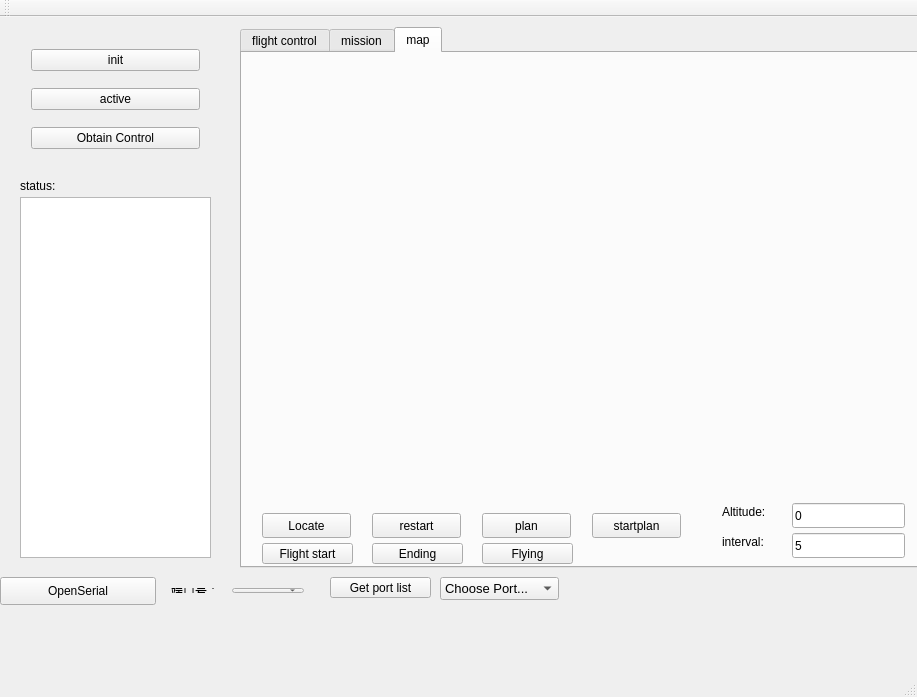
<?xml version="1.0" encoding="UTF-8"?>
<ui version="4.0">
 <class>MainWindow</class>
 <widget class="QMainWindow" name="MainWindow">
  <property name="geometry">
   <rect>
    <x>0</x>
    <y>0</y>
    <width>917</width>
    <height>697</height>
   </rect>
  </property>
  <property name="windowTitle">
   <string>MainWindow</string>
  </property>
  <widget class="QWidget" name="centralWidget">
   <widget class="QPushButton" name="openButton">
    <property name="geometry">
     <rect>
      <x>0</x>
      <y>560</y>
      <width>156</width>
      <height>28</height>
     </rect>
    </property>
    <property name="text">
     <string>OpenSerial</string>
    </property>
   </widget>
   <widget class="QWidget" name="layoutWidget_4">
    <property name="geometry">
     <rect>
      <x>160</x>
      <y>560</y>
      <width>155</width>
      <height>27</height>
     </rect>
    </property>
    <layout class="QHBoxLayout" name="horizontalLayout_6">
     <item>
      <widget class="QLabel" name="label_7">
       <property name="text">
        <string>端口号：</string>
       </property>
      </widget>
     </item>
     <item>
      <widget class="QComboBox" name="PortBox"/>
     </item>
    </layout>
   </widget>
   <widget class="QTextEdit" name="textEdit">
    <property name="geometry">
     <rect>
      <x>20</x>
      <y>180</y>
      <width>191</width>
      <height>361</height>
     </rect>
    </property>
   </widget>
   <widget class="QWidget" name="verticalLayoutWidget">
    <property name="geometry">
     <rect>
      <x>20</x>
      <y>10</y>
      <width>191</width>
      <height>144</height>
     </rect>
    </property>
    <layout class="QVBoxLayout" name="verticalLayout">
     <item>
      <widget class="QPushButton" name="pushButton">
       <property name="text">
        <string>init</string>
       </property>
      </widget>
     </item>
     <item>
      <widget class="QPushButton" name="pushButton_2">
       <property name="text">
        <string>active</string>
       </property>
      </widget>
     </item>
     <item>
      <widget class="QPushButton" name="btn_coreSetControl">
       <property name="text">
        <string>Obtain Control</string>
       </property>
      </widget>
     </item>
    </layout>
   </widget>
   <widget class="QLabel" name="label_5">
    <property name="geometry">
     <rect>
      <x>20</x>
      <y>160</y>
      <width>67</width>
      <height>17</height>
     </rect>
    </property>
    <property name="text">
     <string>status:</string>
    </property>
   </widget>
   <widget class="QTabWidget" name="tabWidget">
    <property name="geometry">
     <rect>
      <x>240</x>
      <y>10</y>
      <width>771</width>
      <height>541</height>
     </rect>
    </property>
    <property name="currentIndex">
     <number>2</number>
    </property>
    <widget class="QWidget" name="tab">
     <attribute name="title">
      <string>flight control</string>
     </attribute>
     <widget class="QGroupBox" name="groupBox5">
      <property name="geometry">
       <rect>
        <x>130</x>
        <y>10</y>
        <width>531</width>
        <height>411</height>
       </rect>
      </property>
      <property name="title">
       <string>Low-Level Flight Control</string>
      </property>
      <property name="alignment">
       <set>Qt::AlignCenter</set>
      </property>
      <layout class="QVBoxLayout" name="verticalLayout_3">
       <property name="spacing">
        <number>6</number>
       </property>
       <property name="leftMargin">
        <number>12</number>
       </property>
       <property name="topMargin">
        <number>12</number>
       </property>
       <property name="rightMargin">
        <number>12</number>
       </property>
       <property name="bottomMargin">
        <number>12</number>
       </property>
       <item>
        <layout class="QGridLayout" name="gridLayout">
         <property name="leftMargin">
          <number>6</number>
         </property>
         <property name="topMargin">
          <number>6</number>
         </property>
         <property name="rightMargin">
          <number>6</number>
         </property>
         <property name="bottomMargin">
          <number>6</number>
         </property>
         <item row="0" column="0" rowspan="2">
          <widget class="QGroupBox" name="horizontalControlBox">
           <property name="minimumSize">
            <size>
             <width>110</width>
             <height>88</height>
            </size>
           </property>
           <property name="maximumSize">
            <size>
             <width>272</width>
             <height>234</height>
            </size>
           </property>
           <property name="title">
            <string>Horizontal Control</string>
           </property>
           <property name="alignment">
            <set>Qt::AlignCenter</set>
           </property>
           <property name="checkable">
            <bool>false</bool>
           </property>
           <layout class="QVBoxLayout" name="verticalLayout_23">
            <property name="spacing">
             <number>6</number>
            </property>
            <property name="leftMargin">
             <number>6</number>
            </property>
            <property name="topMargin">
             <number>6</number>
            </property>
            <property name="rightMargin">
             <number>6</number>
            </property>
            <property name="bottomMargin">
             <number>6</number>
            </property>
            <item>
             <widget class="QRadioButton" name="btr_flight_HLA">
              <property name="minimumSize">
               <size>
                <width>0</width>
                <height>20</height>
               </size>
              </property>
              <property name="text">
               <string>Angle</string>
              </property>
              <attribute name="buttonGroup">
               <string notr="true">buttonGroupHorizontal</string>
              </attribute>
             </widget>
            </item>
            <item>
             <widget class="QRadioButton" name="btr_flight_HLV">
              <property name="minimumSize">
               <size>
                <width>0</width>
                <height>20</height>
               </size>
              </property>
              <property name="text">
               <string>Velocity</string>
              </property>
              <property name="checked">
               <bool>true</bool>
              </property>
              <attribute name="buttonGroup">
               <string notr="true">buttonGroupHorizontal</string>
              </attribute>
             </widget>
            </item>
            <item>
             <widget class="QRadioButton" name="btr_flight_HLP">
              <property name="minimumSize">
               <size>
                <width>0</width>
                <height>20</height>
               </size>
              </property>
              <property name="text">
               <string>Position</string>
              </property>
              <attribute name="buttonGroup">
               <string notr="true">buttonGroupHorizontal</string>
              </attribute>
             </widget>
            </item>
            <item>
             <widget class="QRadioButton" name="btr_flight_HLW">
              <property name="minimumSize">
               <size>
                <width>0</width>
                <height>20</height>
               </size>
              </property>
              <property name="text">
               <string>Angular Rate</string>
              </property>
              <property name="checked">
               <bool>false</bool>
              </property>
              <attribute name="buttonGroup">
               <string notr="true">buttonGroupHorizontal</string>
              </attribute>
             </widget>
            </item>
           </layout>
          </widget>
         </item>
         <item row="0" column="1" rowspan="2">
          <widget class="QGroupBox" name="verticalControlBox">
           <property name="minimumSize">
            <size>
             <width>112</width>
             <height>88</height>
            </size>
           </property>
           <property name="maximumSize">
            <size>
             <width>271</width>
             <height>229</height>
            </size>
           </property>
           <property name="title">
            <string>Vertical Control</string>
           </property>
           <property name="alignment">
            <set>Qt::AlignCenter</set>
           </property>
           <layout class="QVBoxLayout" name="verticalLayout_24">
            <property name="spacing">
             <number>6</number>
            </property>
            <property name="leftMargin">
             <number>6</number>
            </property>
            <property name="topMargin">
             <number>6</number>
            </property>
            <property name="rightMargin">
             <number>6</number>
            </property>
            <property name="bottomMargin">
             <number>6</number>
            </property>
            <item>
             <widget class="QRadioButton" name="btr_flight_VLV">
              <property name="minimumSize">
               <size>
                <width>0</width>
                <height>20</height>
               </size>
              </property>
              <property name="text">
               <string>Velocity</string>
              </property>
              <property name="checked">
               <bool>true</bool>
              </property>
              <attribute name="buttonGroup">
               <string notr="true">buttonGroupVertical</string>
              </attribute>
             </widget>
            </item>
            <item>
             <widget class="QRadioButton" name="btr_flight_VLP">
              <property name="minimumSize">
               <size>
                <width>0</width>
                <height>20</height>
               </size>
              </property>
              <property name="text">
               <string>Position</string>
              </property>
              <property name="checked">
               <bool>false</bool>
              </property>
              <attribute name="buttonGroup">
               <string notr="true">buttonGroupVertical</string>
              </attribute>
             </widget>
            </item>
            <item>
             <widget class="QRadioButton" name="btr_flight_VLT">
              <property name="minimumSize">
               <size>
                <width>0</width>
                <height>20</height>
               </size>
              </property>
              <property name="text">
               <string>Thrust</string>
              </property>
              <attribute name="buttonGroup">
               <string notr="true">buttonGroupVertical</string>
              </attribute>
             </widget>
            </item>
           </layout>
          </widget>
         </item>
         <item row="0" column="2">
          <widget class="QGroupBox" name="groupBox9">
           <property name="minimumSize">
            <size>
             <width>110</width>
             <height>62</height>
            </size>
           </property>
           <property name="maximumSize">
            <size>
             <width>272</width>
             <height>140</height>
            </size>
           </property>
           <property name="title">
            <string>Stable Mode</string>
           </property>
           <property name="alignment">
            <set>Qt::AlignCenter</set>
           </property>
           <layout class="QVBoxLayout" name="verticalLayout_4">
            <property name="spacing">
             <number>6</number>
            </property>
            <property name="leftMargin">
             <number>6</number>
            </property>
            <property name="topMargin">
             <number>6</number>
            </property>
            <property name="rightMargin">
             <number>6</number>
            </property>
            <property name="bottomMargin">
             <number>6</number>
            </property>
            <item>
             <widget class="QRadioButton" name="btr_flight_SMD">
              <property name="minimumSize">
               <size>
                <width>0</width>
                <height>20</height>
               </size>
              </property>
              <property name="text">
               <string>Disable</string>
              </property>
              <attribute name="buttonGroup">
               <string notr="true">buttonGroupStable</string>
              </attribute>
             </widget>
            </item>
            <item>
             <widget class="QRadioButton" name="btr_flight_SME">
              <property name="minimumSize">
               <size>
                <width>0</width>
                <height>20</height>
               </size>
              </property>
              <property name="text">
               <string>Enable</string>
              </property>
              <property name="checked">
               <bool>true</bool>
              </property>
              <attribute name="buttonGroup">
               <string notr="true">buttonGroupStable</string>
              </attribute>
             </widget>
            </item>
           </layout>
          </widget>
         </item>
         <item row="0" column="3">
          <widget class="QGroupBox" name="groupBox7">
           <property name="minimumSize">
            <size>
             <width>110</width>
             <height>62</height>
            </size>
           </property>
           <property name="maximumSize">
            <size>
             <width>271</width>
             <height>140</height>
            </size>
           </property>
           <property name="title">
            <string>Coordinate Frame</string>
           </property>
           <property name="alignment">
            <set>Qt::AlignCenter</set>
           </property>
           <layout class="QVBoxLayout" name="verticalLayout_26">
            <property name="spacing">
             <number>6</number>
            </property>
            <property name="leftMargin">
             <number>6</number>
            </property>
            <property name="topMargin">
             <number>6</number>
            </property>
            <property name="rightMargin">
             <number>6</number>
            </property>
            <property name="bottomMargin">
             <number>6</number>
            </property>
            <item>
             <widget class="QRadioButton" name="btr_flight_CLG">
              <property name="minimumSize">
               <size>
                <width>0</width>
                <height>20</height>
               </size>
              </property>
              <property name="text">
               <string>Ground</string>
              </property>
              <attribute name="buttonGroup">
               <string notr="true">buttonGroupFrame</string>
              </attribute>
             </widget>
            </item>
            <item>
             <widget class="QRadioButton" name="btr_flight_CLB">
              <property name="minimumSize">
               <size>
                <width>0</width>
                <height>20</height>
               </size>
              </property>
              <property name="text">
               <string>Body</string>
              </property>
              <property name="checked">
               <bool>true</bool>
              </property>
              <attribute name="buttonGroup">
               <string notr="true">buttonGroupFrame</string>
              </attribute>
             </widget>
            </item>
           </layout>
          </widget>
         </item>
         <item row="1" column="2" colspan="2">
          <widget class="QGroupBox" name="yawBox">
           <property name="maximumSize">
            <size>
             <width>555</width>
             <height>600</height>
            </size>
           </property>
           <property name="title">
            <string>Yaw Logic</string>
           </property>
           <property name="alignment">
            <set>Qt::AlignCenter</set>
           </property>
           <layout class="QHBoxLayout" name="horizontalLayout_2">
            <property name="spacing">
             <number>6</number>
            </property>
            <property name="leftMargin">
             <number>6</number>
            </property>
            <property name="topMargin">
             <number>6</number>
            </property>
            <property name="rightMargin">
             <number>6</number>
            </property>
            <property name="bottomMargin">
             <number>6</number>
            </property>
            <item>
             <widget class="QRadioButton" name="yawAngleButton">
              <property name="text">
               <string>Yaw Angle</string>
              </property>
              <property name="checked">
               <bool>true</bool>
              </property>
              <attribute name="buttonGroup">
               <string notr="true">buttonGroupYaw</string>
              </attribute>
             </widget>
            </item>
            <item>
             <widget class="QRadioButton" name="yawRateButton">
              <property name="text">
               <string>Yaw Rate</string>
              </property>
              <attribute name="buttonGroup">
               <string notr="true">buttonGroupYaw</string>
              </attribute>
             </widget>
            </item>
           </layout>
          </widget>
         </item>
        </layout>
       </item>
       <item>
        <layout class="QVBoxLayout" name="ControlValues">
         <property name="spacing">
          <number>0</number>
         </property>
         <property name="sizeConstraint">
          <enum>QLayout::SetDefaultConstraint</enum>
         </property>
         <item>
          <widget class="QFrame" name="xControlValues">
           <property name="minimumSize">
            <size>
             <width>436</width>
             <height>42</height>
            </size>
           </property>
           <property name="frameShape">
            <enum>QFrame::StyledPanel</enum>
           </property>
           <property name="frameShadow">
            <enum>QFrame::Raised</enum>
           </property>
           <layout class="QGridLayout" name="gridLayout_3">
            <property name="leftMargin">
             <number>6</number>
            </property>
            <property name="topMargin">
             <number>6</number>
            </property>
            <property name="rightMargin">
             <number>6</number>
            </property>
            <property name="bottomMargin">
             <number>6</number>
            </property>
            <property name="spacing">
             <number>6</number>
            </property>
            <item row="0" column="4">
             <widget class="QLabel" name="xControlMax">
              <property name="text">
               <string>100</string>
              </property>
             </widget>
            </item>
            <item row="0" column="0">
             <widget class="QLineEdit" name="xControlModeText">
              <property name="sizePolicy">
               <sizepolicy hsizetype="Expanding" vsizetype="Fixed">
                <horstretch>0</horstretch>
                <verstretch>0</verstretch>
               </sizepolicy>
              </property>
              <property name="maximumSize">
               <size>
                <width>150</width>
                <height>16777215</height>
               </size>
              </property>
              <property name="text">
               <string>X:</string>
              </property>
             </widget>
            </item>
            <item row="0" column="2">
             <widget class="QLabel" name="xControlMin">
              <property name="text">
               <string>0</string>
              </property>
             </widget>
            </item>
            <item row="0" column="3">
             <widget class="QSlider" name="xControlSlider">
              <property name="minimumSize">
               <size>
                <width>200</width>
                <height>0</height>
               </size>
              </property>
              <property name="orientation">
               <enum>Qt::Horizontal</enum>
              </property>
             </widget>
            </item>
            <item row="0" column="1">
             <widget class="QDoubleSpinBox" name="xControlSpinBox"/>
            </item>
           </layout>
           <zorder>xControlSlider</zorder>
           <zorder>xControlModeText</zorder>
           <zorder>xControlMin</zorder>
           <zorder>xControlMax</zorder>
           <zorder>xControlSpinBox</zorder>
          </widget>
         </item>
         <item>
          <widget class="QFrame" name="yControlValues">
           <property name="minimumSize">
            <size>
             <width>0</width>
             <height>41</height>
            </size>
           </property>
           <property name="frameShape">
            <enum>QFrame::StyledPanel</enum>
           </property>
           <property name="frameShadow">
            <enum>QFrame::Raised</enum>
           </property>
           <layout class="QGridLayout" name="gridLayout_4">
            <property name="leftMargin">
             <number>6</number>
            </property>
            <property name="topMargin">
             <number>6</number>
            </property>
            <property name="rightMargin">
             <number>6</number>
            </property>
            <property name="bottomMargin">
             <number>6</number>
            </property>
            <property name="spacing">
             <number>6</number>
            </property>
            <item row="0" column="2">
             <widget class="QLabel" name="yControlMin">
              <property name="text">
               <string>0</string>
              </property>
             </widget>
            </item>
            <item row="0" column="3">
             <widget class="QSlider" name="yControlSlider">
              <property name="minimumSize">
               <size>
                <width>200</width>
                <height>0</height>
               </size>
              </property>
              <property name="orientation">
               <enum>Qt::Horizontal</enum>
              </property>
             </widget>
            </item>
            <item row="0" column="4">
             <widget class="QLabel" name="yControlMax">
              <property name="text">
               <string>100</string>
              </property>
             </widget>
            </item>
            <item row="0" column="0">
             <widget class="QLineEdit" name="yControlModeText">
              <property name="maximumSize">
               <size>
                <width>150</width>
                <height>16777215</height>
               </size>
              </property>
              <property name="text">
               <string>Y:</string>
              </property>
             </widget>
            </item>
            <item row="0" column="1">
             <widget class="QDoubleSpinBox" name="yControlSpinBox"/>
            </item>
           </layout>
          </widget>
         </item>
         <item>
          <widget class="QFrame" name="zControlValues">
           <property name="minimumSize">
            <size>
             <width>0</width>
             <height>42</height>
            </size>
           </property>
           <property name="frameShape">
            <enum>QFrame::StyledPanel</enum>
           </property>
           <property name="frameShadow">
            <enum>QFrame::Raised</enum>
           </property>
           <layout class="QGridLayout" name="gridLayout_5">
            <property name="leftMargin">
             <number>6</number>
            </property>
            <property name="topMargin">
             <number>6</number>
            </property>
            <property name="rightMargin">
             <number>6</number>
            </property>
            <property name="bottomMargin">
             <number>6</number>
            </property>
            <property name="spacing">
             <number>6</number>
            </property>
            <item row="0" column="0">
             <widget class="QLineEdit" name="zControlModeText">
              <property name="maximumSize">
               <size>
                <width>150</width>
                <height>16777215</height>
               </size>
              </property>
              <property name="text">
               <string>Z:</string>
              </property>
             </widget>
            </item>
            <item row="0" column="2">
             <widget class="QLabel" name="zControlMin">
              <property name="text">
               <string>0</string>
              </property>
             </widget>
            </item>
            <item row="0" column="3">
             <widget class="QSlider" name="zControlSlider">
              <property name="minimumSize">
               <size>
                <width>200</width>
                <height>0</height>
               </size>
              </property>
              <property name="orientation">
               <enum>Qt::Horizontal</enum>
              </property>
             </widget>
            </item>
            <item row="0" column="4">
             <widget class="QLabel" name="zControlMax">
              <property name="text">
               <string>100</string>
              </property>
             </widget>
            </item>
            <item row="0" column="1">
             <widget class="QDoubleSpinBox" name="zControlSpinBox"/>
            </item>
           </layout>
          </widget>
         </item>
         <item>
          <widget class="QFrame" name="yawControlValues">
           <property name="minimumSize">
            <size>
             <width>0</width>
             <height>41</height>
            </size>
           </property>
           <property name="frameShape">
            <enum>QFrame::StyledPanel</enum>
           </property>
           <property name="frameShadow">
            <enum>QFrame::Raised</enum>
           </property>
           <layout class="QGridLayout" name="gridLayout_6">
            <property name="leftMargin">
             <number>6</number>
            </property>
            <property name="topMargin">
             <number>6</number>
            </property>
            <property name="rightMargin">
             <number>6</number>
            </property>
            <property name="bottomMargin">
             <number>6</number>
            </property>
            <property name="spacing">
             <number>6</number>
            </property>
            <item row="0" column="0">
             <widget class="QLineEdit" name="yawControlModeText">
              <property name="maximumSize">
               <size>
                <width>150</width>
                <height>16777215</height>
               </size>
              </property>
              <property name="text">
               <string>Yaw:</string>
              </property>
             </widget>
            </item>
            <item row="0" column="2">
             <widget class="QLabel" name="yawControlMin">
              <property name="text">
               <string>0</string>
              </property>
             </widget>
            </item>
            <item row="0" column="3">
             <widget class="QSlider" name="yawControlSlider">
              <property name="minimumSize">
               <size>
                <width>200</width>
                <height>0</height>
               </size>
              </property>
              <property name="orientation">
               <enum>Qt::Horizontal</enum>
              </property>
             </widget>
            </item>
            <item row="0" column="4">
             <widget class="QLabel" name="yawControlMax">
              <property name="text">
               <string>100</string>
              </property>
             </widget>
            </item>
            <item row="0" column="1">
             <widget class="QDoubleSpinBox" name="yawControlSpinBox"/>
            </item>
           </layout>
          </widget>
         </item>
        </layout>
       </item>
       <item>
        <layout class="QHBoxLayout" name="horizontalLayout_4">
         <item>
          <layout class="QHBoxLayout" name="horizontalLayout_5">
           <property name="spacing">
            <number>6</number>
           </property>
           <item>
            <widget class="QLabel" name="label_3">
             <property name="minimumSize">
              <size>
               <width>0</width>
               <height>0</height>
              </size>
             </property>
             <property name="text">
              <string>Send For:</string>
             </property>
            </widget>
           </item>
           <item>
            <widget class="QDoubleSpinBox" name="durationSpinBox">
             <property name="singleStep">
              <double>0.100000000000000</double>
             </property>
             <property name="value">
              <double>0.100000000000000</double>
             </property>
            </widget>
           </item>
           <item>
            <widget class="QLabel" name="label_4">
             <property name="text">
              <string>sec</string>
             </property>
            </widget>
           </item>
          </layout>
         </item>
         <item>
          <widget class="QPushButton" name="btn_flight_arm">
           <property name="text">
            <string>Emergency Brake</string>
           </property>
           <property name="checkable">
            <bool>true</bool>
           </property>
          </widget>
         </item>
         <item>
          <widget class="QPushButton" name="btn_flight_send">
           <property name="text">
            <string>Send Flight Control</string>
           </property>
           <property name="shortcut">
            <string>P</string>
           </property>
          </widget>
         </item>
        </layout>
       </item>
      </layout>
     </widget>
     <widget class="QPushButton" name="TakeOff">
      <property name="geometry">
       <rect>
        <x>10</x>
        <y>30</y>
        <width>121</width>
        <height>41</height>
       </rect>
      </property>
      <property name="text">
       <string>Take Off</string>
      </property>
     </widget>
     <widget class="QPushButton" name="GoHome">
      <property name="geometry">
       <rect>
        <x>10</x>
        <y>150</y>
        <width>121</width>
        <height>41</height>
       </rect>
      </property>
      <property name="text">
       <string>Go Home</string>
      </property>
     </widget>
     <widget class="QPushButton" name="Landing">
      <property name="geometry">
       <rect>
        <x>10</x>
        <y>90</y>
        <width>121</width>
        <height>41</height>
       </rect>
      </property>
      <property name="text">
       <string>Landing</string>
      </property>
     </widget>
    </widget>
    <widget class="QWidget" name="tab_2">
     <attribute name="title">
      <string>mission</string>
     </attribute>
     <widget class="QTabWidget" name="tabWidget_2">
      <property name="geometry">
       <rect>
        <x>10</x>
        <y>40</y>
        <width>591</width>
        <height>191</height>
       </rect>
      </property>
      <property name="currentIndex">
       <number>0</number>
      </property>
      <widget class="QWidget" name="tab_3">
       <attribute name="title">
        <string>waypoint data</string>
       </attribute>
       <widget class="QTableView" name="tv_waypoint_data">
        <property name="geometry">
         <rect>
          <x>0</x>
          <y>10</y>
          <width>511</width>
          <height>141</height>
         </rect>
        </property>
       </widget>
      </widget>
      <widget class="QWidget" name="tab_4">
       <attribute name="title">
        <string>action</string>
       </attribute>
       <widget class="QPushButton" name="btn_wp_loadOne">
        <property name="geometry">
         <rect>
          <x>0</x>
          <y>60</y>
          <width>131</width>
          <height>21</height>
         </rect>
        </property>
        <property name="text">
         <string>Load This</string>
        </property>
       </widget>
       <widget class="QWidget" name="layoutWidget_3">
        <property name="geometry">
         <rect>
          <x>0</x>
          <y>30</y>
          <width>133</width>
          <height>27</height>
         </rect>
        </property>
        <layout class="QHBoxLayout" name="horizontalLayout_62">
         <item>
          <widget class="QLabel" name="label_27">
           <property name="text">
            <string>Point</string>
           </property>
          </widget>
         </item>
         <item>
          <widget class="QComboBox" name="cb_waypoint_point"/>
         </item>
        </layout>
       </widget>
      </widget>
     </widget>
     <widget class="QLabel" name="label_6">
      <property name="geometry">
       <rect>
        <x>10</x>
        <y>10</y>
        <width>161</width>
        <height>31</height>
       </rect>
      </property>
      <property name="text">
       <string>waypoint setting</string>
      </property>
     </widget>
     <widget class="QPushButton" name="tn_waypoint_add">
      <property name="geometry">
       <rect>
        <x>10</x>
        <y>250</y>
        <width>291</width>
        <height>21</height>
       </rect>
      </property>
      <property name="text">
       <string>#1: Add Waypoint</string>
      </property>
     </widget>
     <widget class="QPushButton" name="btn_waypoint_init">
      <property name="geometry">
       <rect>
        <x>8</x>
        <y>280</y>
        <width>291</width>
        <height>21</height>
       </rect>
      </property>
      <property name="text">
       <string>#2: Init Waypoint Mission</string>
      </property>
     </widget>
     <widget class="QPushButton" name="btn_wp_loadAll">
      <property name="geometry">
       <rect>
        <x>10</x>
        <y>310</y>
        <width>291</width>
        <height>21</height>
       </rect>
      </property>
      <property name="text">
       <string>#3: Load All Waypoints</string>
      </property>
     </widget>
     <widget class="QPushButton" name="btn_wp_start_stop">
      <property name="geometry">
       <rect>
        <x>310</x>
        <y>250</y>
        <width>231</width>
        <height>21</height>
       </rect>
      </property>
      <property name="text">
       <string>#4: Start Waypoint Mission</string>
      </property>
     </widget>
     <widget class="QPushButton" name="btn_AbortWaypoint">
      <property name="geometry">
       <rect>
        <x>310</x>
        <y>280</y>
        <width>231</width>
        <height>21</height>
       </rect>
      </property>
      <property name="text">
       <string>#5: Abort Waypoint Mission</string>
      </property>
     </widget>
     <widget class="QPushButton" name="btn_wp_pr">
      <property name="geometry">
       <rect>
        <x>310</x>
        <y>310</y>
        <width>231</width>
        <height>21</height>
       </rect>
      </property>
      <property name="text">
       <string>Pause Flight</string>
      </property>
     </widget>
     <widget class="QPushButton" name="btn_waypoint_remove">
      <property name="geometry">
       <rect>
        <x>150</x>
        <y>340</y>
        <width>241</width>
        <height>31</height>
       </rect>
      </property>
      <property name="text">
       <string>#1 Remove  Last Waypoint</string>
      </property>
     </widget>
     <widget class="QWidget" name="layoutWidget">
      <property name="geometry">
       <rect>
        <x>190</x>
        <y>0</y>
        <width>153</width>
        <height>27</height>
       </rect>
      </property>
      <layout class="QHBoxLayout" name="horizontalLayout_121">
       <item>
        <widget class="QLabel" name="label_28">
         <property name="maximumSize">
          <size>
           <width>100</width>
           <height>25</height>
          </size>
         </property>
         <property name="text">
          <string>Index number</string>
         </property>
         <property name="alignment">
          <set>Qt::AlignCenter</set>
         </property>
        </widget>
       </item>
       <item>
        <widget class="QLineEdit" name="le_waypoint_number">
         <property name="minimumSize">
          <size>
           <width>50</width>
           <height>0</height>
          </size>
         </property>
         <property name="maximumSize">
          <size>
           <width>50</width>
           <height>16777215</height>
          </size>
         </property>
         <property name="text">
          <string>0</string>
         </property>
        </widget>
       </item>
      </layout>
     </widget>
     <widget class="QWidget" name="layoutWidget_2">
      <property name="geometry">
       <rect>
        <x>350</x>
        <y>0</y>
        <width>133</width>
        <height>27</height>
       </rect>
      </property>
      <layout class="QHBoxLayout" name="horizontalLayout_134">
       <item>
        <widget class="QLabel" name="label_77">
         <property name="maximumSize">
          <size>
           <width>16777215</width>
           <height>25</height>
          </size>
         </property>
         <property name="text">
          <string>Finish</string>
         </property>
         <property name="alignment">
          <set>Qt::AlignCenter</set>
         </property>
        </widget>
       </item>
       <item>
        <widget class="QComboBox" name="cb_wp_fa">
         <property name="minimumSize">
          <size>
           <width>80</width>
           <height>0</height>
          </size>
         </property>
         <property name="maximumSize">
          <size>
           <width>80</width>
           <height>16777215</height>
          </size>
         </property>
         <item>
          <property name="text">
           <string>No action</string>
          </property>
         </item>
         <item>
          <property name="text">
           <string>Go home</string>
          </property>
         </item>
         <item>
          <property name="text">
           <string>Landing</string>
          </property>
         </item>
         <item>
          <property name="text">
           <string>To first point</string>
          </property>
         </item>
        </widget>
       </item>
      </layout>
     </widget>
    </widget>
    <widget class="QWidget" name="tab_5">
     <attribute name="title">
      <string>map</string>
     </attribute>
     <widget class="QWidget" name="widget" native="true">
      <property name="geometry">
       <rect>
        <x>20</x>
        <y>20</y>
        <width>671</width>
        <height>431</height>
       </rect>
      </property>
     </widget>
     <widget class="QPushButton" name="btn_Locate">
      <property name="geometry">
       <rect>
        <x>20</x>
        <y>460</y>
        <width>89</width>
        <height>25</height>
       </rect>
      </property>
      <property name="text">
       <string>Locate</string>
      </property>
     </widget>
     <widget class="QPushButton" name="btn_Restart">
      <property name="geometry">
       <rect>
        <x>130</x>
        <y>460</y>
        <width>89</width>
        <height>25</height>
       </rect>
      </property>
      <property name="text">
       <string>restart</string>
      </property>
     </widget>
     <widget class="QLabel" name="label_8">
      <property name="geometry">
       <rect>
        <x>480</x>
        <y>450</y>
        <width>67</width>
        <height>17</height>
       </rect>
      </property>
      <property name="text">
       <string>Altitude:</string>
      </property>
     </widget>
     <widget class="QLineEdit" name="le_Altitude">
      <property name="geometry">
       <rect>
        <x>550</x>
        <y>450</y>
        <width>113</width>
        <height>25</height>
       </rect>
      </property>
      <property name="text">
       <string>0</string>
      </property>
     </widget>
     <widget class="QPushButton" name="btn_Plan">
      <property name="geometry">
       <rect>
        <x>240</x>
        <y>460</y>
        <width>89</width>
        <height>25</height>
       </rect>
      </property>
      <property name="text">
       <string>plan</string>
      </property>
     </widget>
     <widget class="QPushButton" name="btn_Startplan">
      <property name="geometry">
       <rect>
        <x>350</x>
        <y>460</y>
        <width>89</width>
        <height>25</height>
       </rect>
      </property>
      <property name="text">
       <string>startplan</string>
      </property>
     </widget>
     <widget class="QLineEdit" name="le_interval">
      <property name="geometry">
       <rect>
        <x>550</x>
        <y>480</y>
        <width>113</width>
        <height>25</height>
       </rect>
      </property>
      <property name="text">
       <string>5</string>
      </property>
     </widget>
     <widget class="QLabel" name="label_9">
      <property name="geometry">
       <rect>
        <x>480</x>
        <y>480</y>
        <width>67</width>
        <height>17</height>
       </rect>
      </property>
      <property name="text">
       <string>interval:</string>
      </property>
     </widget>
     <widget class="QPushButton" name="Flightstart">
      <property name="geometry">
       <rect>
        <x>20</x>
        <y>490</y>
        <width>91</width>
        <height>21</height>
       </rect>
      </property>
      <property name="text">
       <string>Flight start</string>
      </property>
     </widget>
     <widget class="QPushButton" name="Ending">
      <property name="geometry">
       <rect>
        <x>130</x>
        <y>490</y>
        <width>91</width>
        <height>21</height>
       </rect>
      </property>
      <property name="text">
       <string>Ending</string>
      </property>
     </widget>
     <widget class="QPushButton" name="Flying">
      <property name="geometry">
       <rect>
        <x>240</x>
        <y>490</y>
        <width>91</width>
        <height>21</height>
       </rect>
      </property>
      <property name="text">
       <string>Flying</string>
      </property>
     </widget>
    </widget>
   </widget>
   <widget class="QComboBox" name="portSelection">
    <property name="geometry">
     <rect>
      <x>440</x>
      <y>560</y>
      <width>119</width>
      <height>23</height>
     </rect>
    </property>
    <property name="font">
     <font>
      <pointsize>10</pointsize>
      <weight>50</weight>
      <bold>false</bold>
     </font>
    </property>
    <item>
     <property name="text">
      <string>Choose Port...</string>
     </property>
    </item>
   </widget>
   <widget class="QPushButton" name="portListGet">
    <property name="geometry">
     <rect>
      <x>330</x>
      <y>560</y>
      <width>101</width>
      <height>21</height>
     </rect>
    </property>
    <property name="text">
     <string>Get port list</string>
    </property>
   </widget>
  </widget>
  <widget class="QMenuBar" name="menuBar">
   <property name="geometry">
    <rect>
     <x>0</x>
     <y>0</y>
     <width>917</width>
     <height>26</height>
    </rect>
   </property>
  </widget>
  <widget class="QToolBar" name="mainToolBar">
   <attribute name="toolBarArea">
    <enum>TopToolBarArea</enum>
   </attribute>
   <attribute name="toolBarBreak">
    <bool>false</bool>
   </attribute>
  </widget>
  <widget class="QStatusBar" name="statusBar"/>
 </widget>
 <layoutdefault spacing="6" margin="11"/>
 <resources/>
 <connections/>
 <buttongroups>
  <buttongroup name="buttonGroupHorizontal"/>
  <buttongroup name="buttonGroupVertical"/>
  <buttongroup name="buttonGroupStable"/>
  <buttongroup name="buttonGroupFrame"/>
  <buttongroup name="buttonGroupYaw"/>
 </buttongroups>
</ui>
